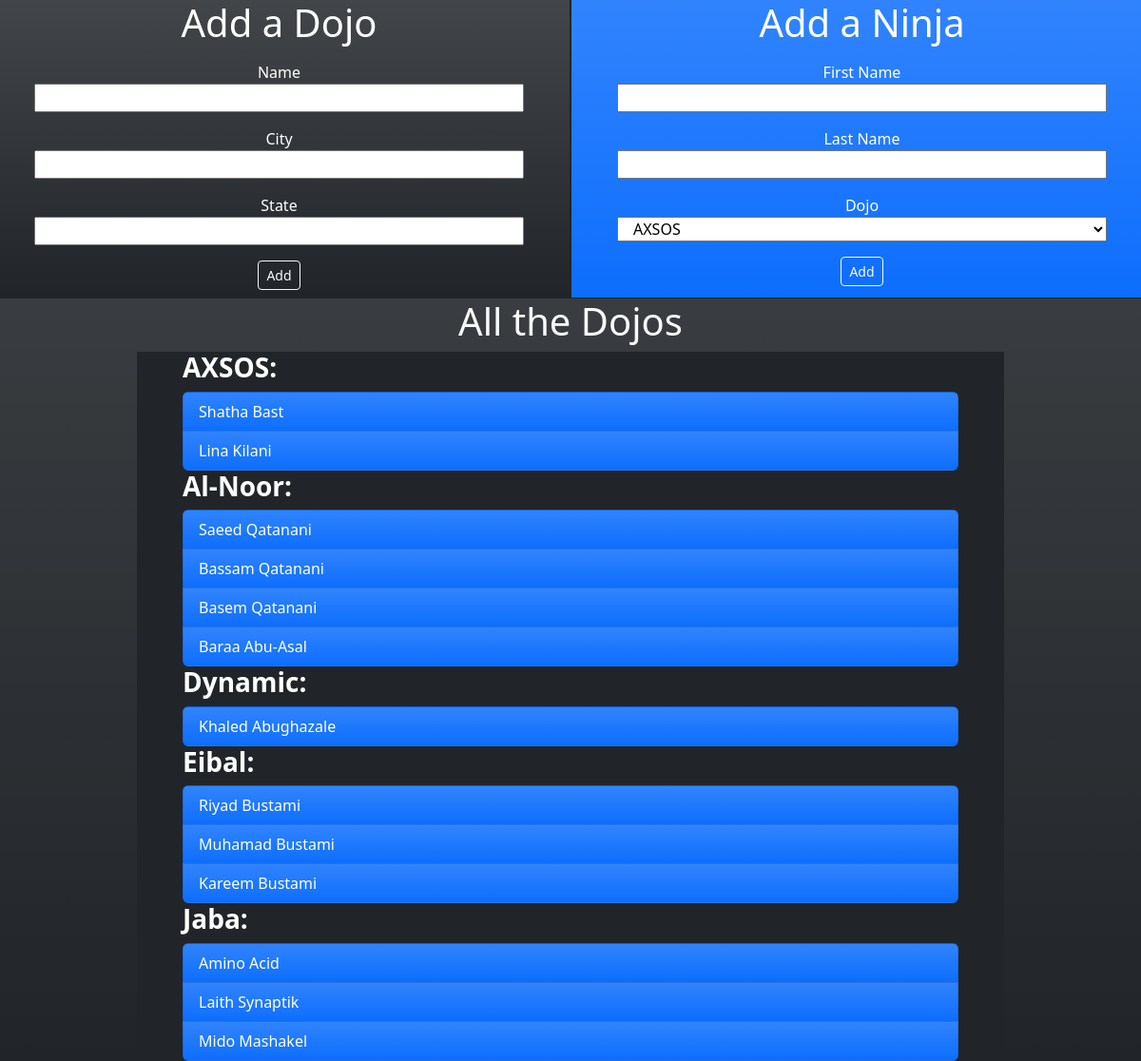
The page / on the database its author committed.
### dojo_ninjas_app/models.py (models this page shows)
class Dojo(models.Model):
    name=models.CharField(max_length=255)
    city=models.CharField(max_length=255)
    state=models.CharField(max_length=2)
    desc=models.TextField(default="None")
    created_at=models.DateTimeField(auto_now_add=True)
    updated_at=models.DateTimeField(auto_now=True)

class Ninja(models.Model):
    dojo=models.ForeignKey(Dojo,related_name="ninjas",on_delete=models.CASCADE)
    first_name=models.CharField(max_length=255)
    last_name=models.CharField(max_length=255)
    created_at=models.DateTimeField(auto_now_add=True)
    updated_at=models.DateTimeField(auto_now=True)

### dojo_ninjas_app/views.py (the view)
# urls.py: path('',views.index),
def index(request):
    context={
        "dojos":Dojo.objects.all().order_by('name'),
        "ninjas":Ninja.objects.all().order_by('first_name'),
        }
    print(context)
    return render(request,"index.html",context)

### dojo_ninjas_app/templates/index.html (shortened to what this page needs)
<!DOCTYPE html>
<html lang="en">
<head>
    <link href="https://cdn.jsdelivr.net/npm/bootstrap@5.2.1/dist/css/bootstrap.min.css" rel="stylesheet">
</head>
<body class="bg-dark bg-gradient">
    <header class="row text-center" >
        <div class="col border-end border-dark border-bottom bg-gradient text-bg-dark bg-dark">
            <h2 class="fs-1 ">Add a Dojo</h2>
            <form action="add_dojo/" class="col my-2 mx-5" method="POST">
                <div class="row my-3">
                    <label for="dojo_name" class="">Name</label>
                    <input type="text" name="dojo_name" id="dojo_name" class="">
                </div>
                <div class="row my-3">
                    <label for="dojo_city">City</label>
                    <input type="text" name="dojo_city" id="dojo_city">
                </div>
                <div class="row my-3">
                    <label for="dojo_state">State</label>
                    <input type="text" name="dojo_state" id="dojo_state" maxlength="2">
                </div>
                <input type="submit" value="Add" class="btn btn-outline-light btn-sm">
            </form>
        </div>
        <div class="col border-start border-bottom border-dark bg-gradient text-bg-primary bg-primary">
            <h2 class="fs-1">Add a Ninja</h2>
            <form action="add_ninja/" class="col my-2 mx-5" method="POST">
                <div class="row my-3">
                    <label for="first_name">First Name</label>
                    <input type="text" name="first_name" id="first_name">
                </div>
                <div class="row my-3">
                    <label for="last_name">Last Name</label>
                    <input type="text" name="last_name" id="last_name">
                </div>
                <div class="row my-3">
                <label for="dojo">Dojo</label>
                    <select name="dojo" id="dojo">
                        {% if dojos %}
                        {% for dojo in dojos %}
                        <option value="{{dojo.id}}">{{dojo.name}}</option>
                        {% endfor %}
                        {% endif %}
                    </select>
                </div>
                <input type="submit" value="Add" class="btn btn-sm btn-outline-light">
            </form>
        </div>
    </header>
    <footer class="text-center mx-5 px-5">
        <h2 class="fs-1 text-light">All the Dojos</h2>
        <div class="mx-5 px-5 text-start text-bg-dark">
            {% if dojos %}
            {% for dojo in dojos %}
            <h3 class="fs-3 fw-bold">{{dojo.name}}:</h3>
            <ul class="list-group">
            {% for ninja in dojo.ninjas.all %}
            <li class="list-group-item text-bg-primary bg-gradient">{{ninja.first_name}} {{ninja.last_name}}</li>
            {% endfor %}
            </ul>
            {% endfor %}
            {% endif %}
        </div>
    </footer>
</body>
</html>

### rows shown on the page
Dojo: name "AXSOS"
Ninja: first_name "Shatha", last_name "Bast"
Ninja: first_name "Lina", last_name "Kilani"
Dojo: name "Al-Noor"
Ninja: first_name "Saeed", last_name "Qatanani"
Ninja: first_name "Bassam", last_name "Qatanani"
Ninja: first_name "Basem", last_name "Qatanani"
Ninja: first_name "Baraa", last_name "Abu-Asal"
Dojo: name "Dynamic"
Ninja: first_name "Khaled", last_name "Abughazale"
Dojo: name "Eibal"
Ninja: first_name "Riyad", last_name "Bustami"
Ninja: first_name "Muhamad", last_name "Bustami"
Ninja: first_name "Kareem", last_name "Bustami"
Dojo: name "Jaba"
Ninja: first_name "Amino", last_name "Acid"
Ninja: first_name "Laith", last_name "Synaptik"
Ninja: first_name "Mido", last_name "Mashakel"

### other values the page prints
form field dojo "AXSOS"
